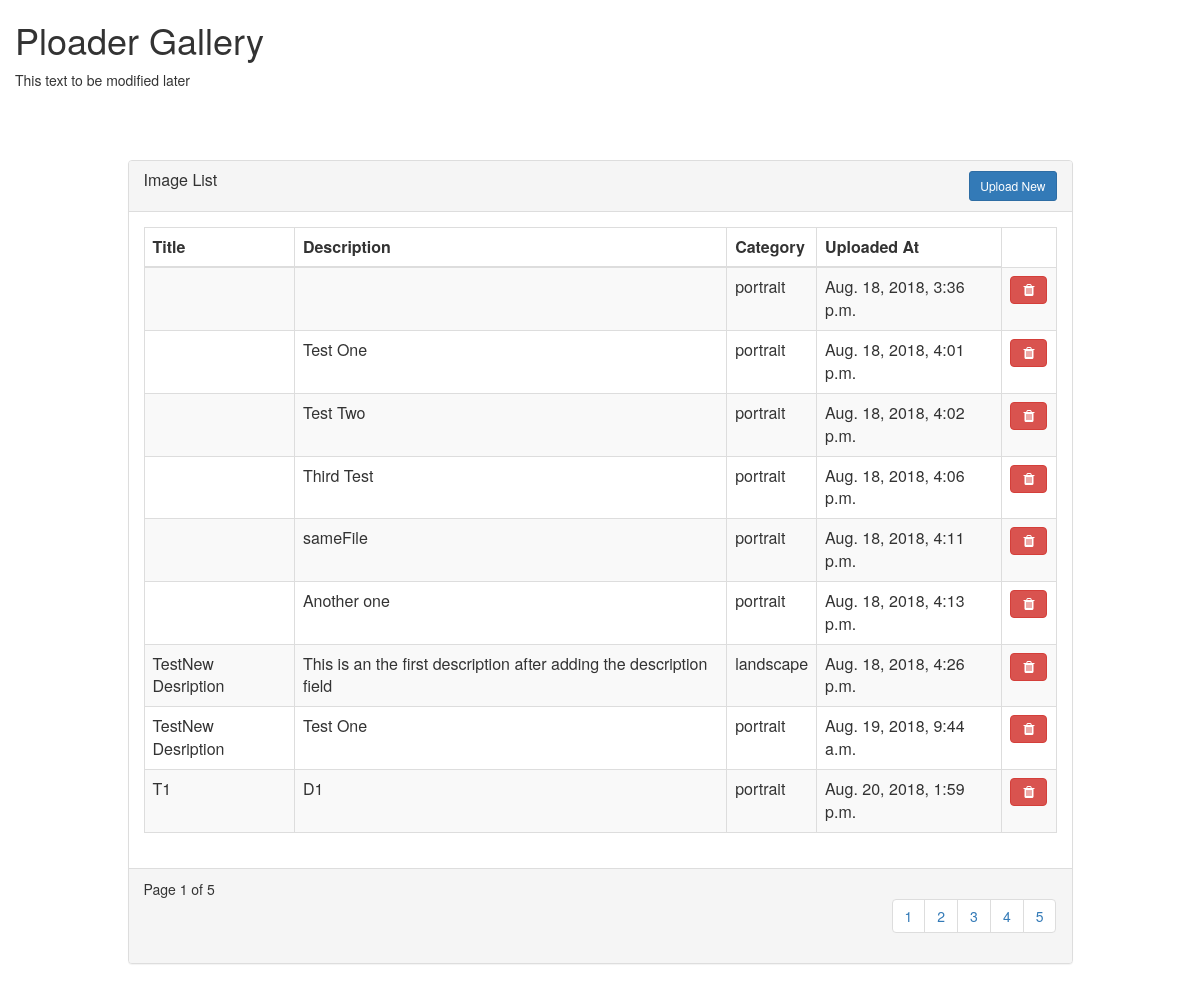
/guestbook/, run on an earlier commit of the app's database.
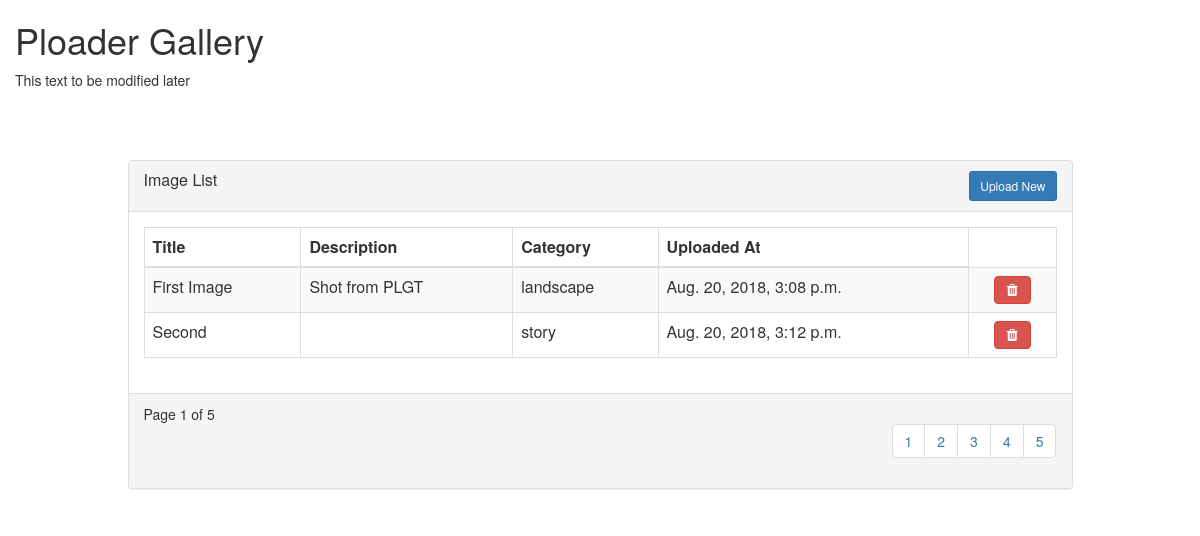
And on a later commit of the database.
### guestbook/models.py (models this page shows)
class Image(models.Model):
    title = models.CharField(max_length=30, default='')
    description = models.CharField(max_length=255, blank=True, default='')
    document     = models.ImageField(upload_to='images/', null=True)
    photo_type = models.CharField(max_length=10, choices=PHOTO_TYPE, default='portrait')
    uploaded_at = models.DateTimeField(default=now, blank=True)

### guestbook/views.py (the view)
# urls.py: path('', views.index, name='index'),
def index(request):
    img_list = Image.objects.all()
    img_names = {'img_list':  img_list}
    return render(request, 'guestbook/index2.html', img_names)

### guestbook/templates/guestbook/index2.html (shortened to what this page needs)
<link href="//maxcdn.bootstrapcdn.com/bootstrap/3.3.0/css/bootstrap.min.css" rel="stylesheet" id="bootstrap-css">
<link href="https://cdnjs.cloudflare.com/ajax/libs/font-awesome/4.4.0/css/font-awesome.min.css" rel='stylesheet' type='text/css'>
<div class="container">
    <div class="row">
    <h1>Ploader Gallery</h1>
    <p>This text to be modified later</p>
    <p> </p><p> </p>
        <div class="col-md-10 col-md-offset-1">
            <div class="panel panel-default panel-table">
              <div class="panel-heading">
                <div class="row">
                  <div class="col col-xs-6">
                    <h3 class="panel-title">Image List</h3>
                  </div>
                  <div class="col col-xs-6 text-right">
                    <button type="button" formaction="upload" class="btn btn-sm btn-primary btn-create">Upload New</button>
                  </div>
                </div>
              </div>
              <div class="panel-body">
                <table class="table table-striped table-bordered table-list">
                  <thead>
                    <tr>
						<th>Title</th>
                        <th>Description</th>
                        <th>Category</th>
						<th>Uploaded At</th>
                    </tr>
                  </thead>
                  <tbody>
				  		{% for i in img_list %}
                          <tr>
                            <td>{{ i.title}}</td>
                            <td>{{ i.description}}</td>
							  <td>{{ i.photo_type}}</td>
							  <td>{{ i.uploaded_at}}</td>
							  <td align="center">
                              <a class="btn btn-danger"><em class="fa fa-trash"></em></a>
                            </td>
                          </tr>
				  		{% endfor %}
                        </tbody>
                </table>
              </div>
              <div class="panel-footer">
                <div class="row">
                  <div class="col col-xs-4">Page 1 of 5
                  </div>
                  <div class="col col-xs-8">
                    <ul class="pagination hidden-xs pull-right">
                      <li><a href="#">1</a></li>
                      <li><a href="#">2</a></li>
                      <li><a href="#">3</a></li>
                      <li><a href="#">4</a></li>
                      <li><a href="#">5</a></li>
                    </ul>
                  </div>
                </div>
              </div>
            </div>
</div></div></div>

What changed in the data, as far as the page shows it:
removed Image: photo_type "portrait", uploaded_at "Aug. 18, 2018, 3:36 p.m."
removed Image: description "Test One", photo_type "portrait", uploaded_at "Aug. 18, 2018, 4:01 p.m."
removed Image: description "Test Two", photo_type "portrait", uploaded_at "Aug. 18, 2018, 4:02 p.m."
removed Image: description "Third Test", photo_type "portrait", uploaded_at "Aug. 18, 2018, 4:06 p.m."
removed Image: description "sameFile", photo_type "portrait", uploaded_at "Aug. 18, 2018, 4:11 p.m."
removed Image: description "Another one", photo_type "portrait", uploaded_at "Aug. 18, 2018, 4:13 p.m."
removed Image: title "TestNew Desription", description "This is an the first description after adding the description field", photo_type "landscape", uploaded_at "Aug. 18, 2018, 4:26 p.m."
removed Image: title "TestNew Desription", description "Test One", photo_type "portrait", uploaded_at "Aug. 19, 2018, 9:44 a.m."
removed Image: title "T1", description "D1", photo_type "portrait", uploaded_at "Aug. 20, 2018, 1:59 p.m."
added Image: title "First Image", description "Shot from PLGT", photo_type "landscape", uploaded_at "Aug. 20, 2018, 3:08 p.m."
added Image: title "Second", photo_type "story", uploaded_at "Aug. 20, 2018, 3:12 p.m."
